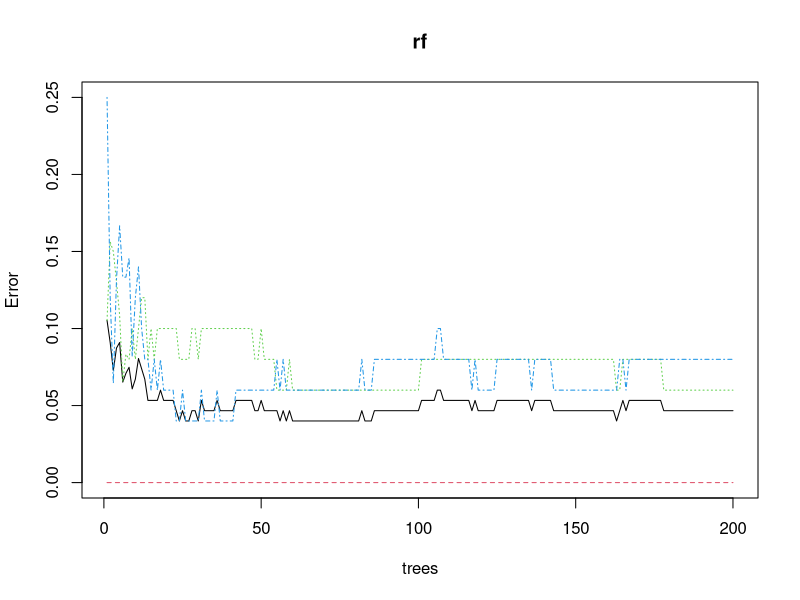
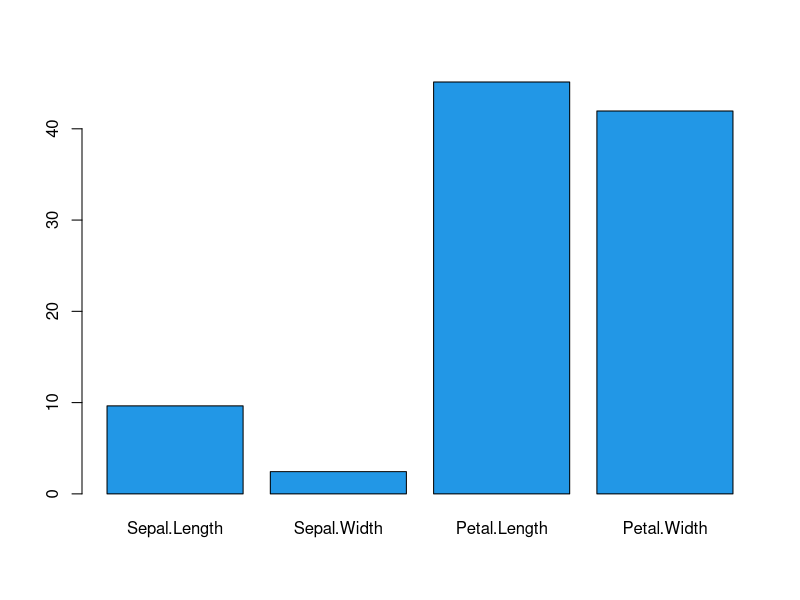

The R script that drew these images, in order: (Note: this script raises an error after producing the figures.)
# Exercise 1: Get Familiar with Random Forests (RF) in R

# Install the Random Forest (RF) package if necessary
install.packages("randomForest")
# load the RF package
library(randomForest)
# take a look at the iris data
head(iris)
# take a look at the class labesl
table(iris$Species)
# Define the design matrix and the classifciation target
X <-iris[, 1:4]
Y <-iris$Species
# Learn a RF model
rf <-randomForest(x=X, y=Y, ntree=200, do.trace=T)
# Print results
rf
# Plot convergence of outofbag error
plot(rf)
# investigate the vairable importance
importance(rf)
barplot(t(importance(rf)), col=4)

# Exercise 2: Random Forests for Space Exploration
# 1. Download and unzip the surface feature dataset of comet Hartley 2: http://bit.ly/1ACSlHu
setwd("D:/doc/study/JPL summer school big data/coursera-JPL-bigdata/Rdataset")

# 2. Load the data into R
dat <- dget("patchesHartley2.rdat")
str(dat)

# 3. Extract the target variable Y from the data structure
Y <- sapply(dat, function(x) x$Y)
Y <- as.factor(Y)
table(Y)

# 4. Create a design matrix X by extract features from the grayscale patches. 
# Start by using a vector of raw grayscale values. For example:
X <- matrix(nrow=length(dat), ncol=length(as.vector(dat[[1]]$gray)))

for (i in 1:length(dat)) 
{
  X[i,] <- as.vector(dat[[i]]$gray)
}

# 5. Train a random forest to differentiate true from false surface features
library(randomForest)
rf <-randomForest(x=X, y=Y)
rf
plot(rf)

# 6. Investigate the feature importance to decide which features make sense and which do not.
importance(rf)

# 7. Report the OOB error of your model on Google Hangout to compare with other students.
rf # 6.7%

# 8. Add new features to the design matrix and go back to 5
X2 <- matrix(nrow=length(dat), ncol=length(as.vector(dat[[1]]$gray))+length(as.vector(dat[[1]]$median)))

for (i in 1:length(dat)) 
{
  X2[i,] <- c(as.vector(dat[[i]]$gray), as.vector(dat[[i]]$median))
}

rf2 <-randomForest(x=X2, y=Y)
rf2 #  6.65%

X3 <- matrix(nrow=length(dat), ncol=length(as.vector(dat[[1]]$gray))+length(as.vector(dat[[1]]$rect)))

for (i in 1:length(dat)) 
{
  X3[i,] <- c(as.vector(dat[[i]]$gray), as.vector(dat[[i]]$rect))
}

rf3<-randomForest(x=X2, y=Y)
rf3  # 6.56%

# Bonus Tasks:
# 1. Plot an ROC curve based on the confidence of the classifier to see its performance.

install.packages("Epi")
library(Epi)
ROC(form=Y~X, plot="ROC")


install.packages("ROCR")
library(ROCR)


# 2. Compare the ROC curves of different models in the same plot

image(dat[[100]]$gray)
      
